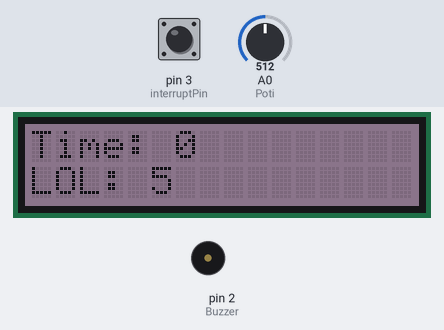
This sketch was run on a simulated Arduino Uno, built with avr-gcc and run on an emulated ATmega328P. Parts: 16×2 character LCD, buzzer (waves = sounding, pin HIGH). Inputs (shaded band) come from the test bench; at power-on: pin 3 (interruptPin) HIGH, A0 (Poti) = 512. What the sketch prints to the serial monitor is not drawn.

Above: at 1.2 s.
1.3 s: pin 3 (interruptPin) pulled LOW for 0.15 s
At 3.3 s:
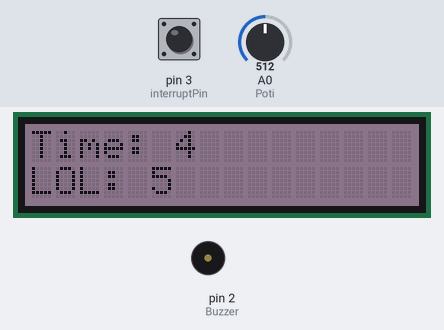
4.4 s: A0 (Poti) set to 11
At 5.1 s:
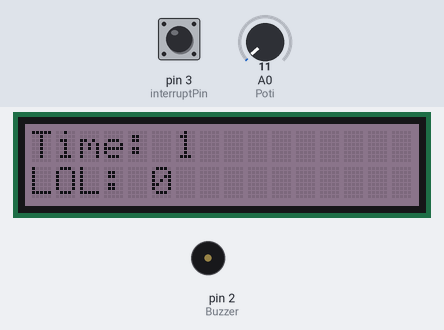
7.4 s: A0 (Poti) set to 8
8.9 s: A0 (Poti) set to 1023
At 9.5 s:
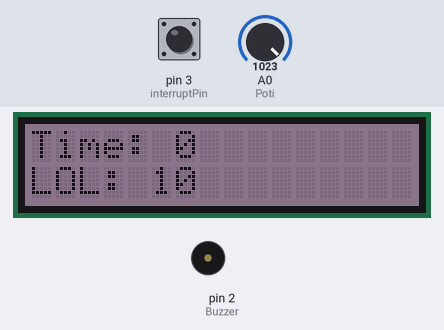
10.4 s: pin 3 (interruptPin) pulled LOW for 1 s
At 12.4 s:
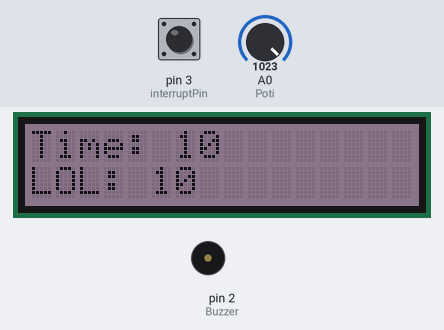
12.9 s: A0 (Poti) set to 0
At 13.7 s:
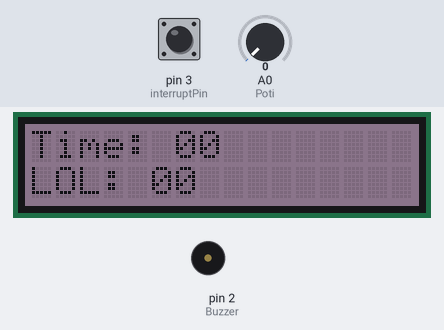
Timing chart, 0 to 15.4 s (numbered marks = the images above; inputs shaded):
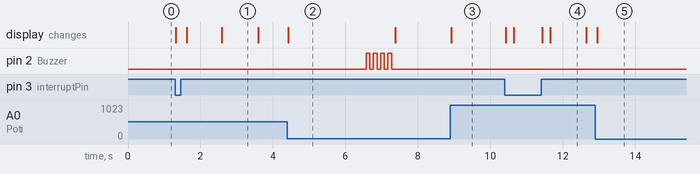

The sketch:

overengineered_timer.ino
```cpp
/*
   Over overengineered timer!!!!

   Button: D2
   Buzzer: D3
   Rotary Angle: A0
   LCD : I2C
*/
#define Poti A0

int multiplikator = 10;

#define Buzzer 2
#define buzzes 3
#define interruptPin 3

volatile boolean btnStatus = false;

long timer;
long timerset;
int wait = 5000;
int timerdif = 0;
//-----------------------
#include <Wire.h>
#include "rgb_lcd.h"

rgb_lcd lcd;

const int colorR = 105;
const int colorG = 75;
const int colorB = 105;
//-----------------------
//----------------------------------------------SETUP
void setup() {
  //-----------------------LCD
  lcd.begin(16, 2);
  lcd.setRGB(colorR, colorG, colorB);
  lcd.setCursor(0, 1);
  lcd.print("Loading...");
  //-----------------------LCD

  Serial.begin(9600);

  pinMode(Buzzer, OUTPUT);
  pinMode(Poti, INPUT);

  pinMode(interruptPin, INPUT_PULLUP);
  attachInterrupt(digitalPinToInterrupt(interruptPin), Btn, HIGH);

  //delay(1000);
  lcd.clear();
}
//----------------------------------------------SETUP
//----------------------------------------------LOOP
void loop() {
  timer = millis();
  debug();

  wait = analogRead(Poti)* multiplikator;
  //-----------------------button
  if (timer > timerset && btnStatus) {
    for (int i = 0; i <= buzzes; i++) {
      digitalWrite(Buzzer, HIGH);
      delay(100);
      digitalWrite(Buzzer, LOW);
      delay(100);
    }
    btnStatus = false;
  } else {
    digitalWrite(Buzzer, LOW);
  }
  //-----------------------button
  //-----------------------lcd output
  timerdif = clamp(0, wait, (timerset - timer));

  //lcd.clear();
  lcd.setCursor(0, 0);
  lcd.print("Time: " + String((timerdif + 999) / 1000));
  lcd.setCursor(0, 1);
  lcd.print("LOL: " + String((wait/1000)));
  //-----------------------lcd output
}
//----------------------------------------------LOOP
//----------------------------------------------Interrupt function
void Btn() {
  //lcd.clear();
  btnStatus = true;
  timerset = timer + wait;
}
//----------------------------------------------Interrupt function
//----------------------------------------------debug
void debug() {
  String info = String(btnStatus) + " | " + String(timerdif);
  Serial.println(info);
}
//----------------------------------------------debug
//----------------------------------------------clamp   //sets value to own min/max
int clamp(int min, int max, int var) {

  if (var < min) {
    var = min;
  } else if (var > max) {
    var = max;
  }
  return var;
}
//----------------------------------------------clamp
```

Measured:
- after the input at 1.3 s, the display: first changes at once (image 1 shows a later state)
- after the input at 7.4 s, every drawn part: stays the same
- after the input at 8.9 s, the display: changes at once (image 3)
- after the input at 10.4 s, the display: first changes at once (image 4 shows a later state)
- what the display in image 1 shows lasts 1.0 s, from 2.6 s to 3.6 s
- what the display in image 2 shows lasts 3.0 s, from 4.4 s to 7.4 s
